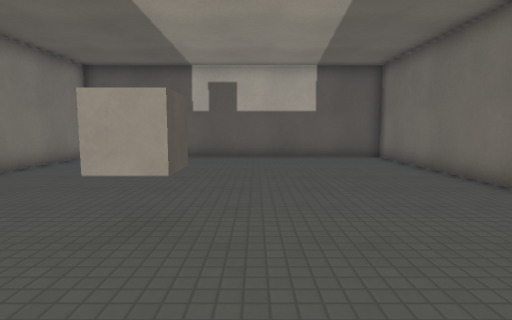
[1] (above)

14 first-person views from a walk through a Godot game level. The camera is 1.3 m above the floor, tilts 6° down and sees 80° across. The floor is counted in squares, 1 m on a side. Each view is taken from the middle of a square. On the plan, view 1 faces up. The plan holds only what a view shows up to about 14 squares ahead; the rest is blank. The place goes on beyond the plan. Surface patterns are stand-ins for the level's own textures.

[2]
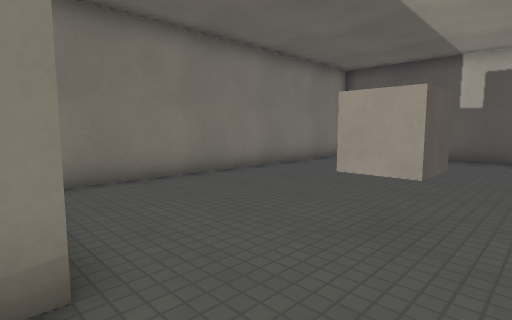

[3]
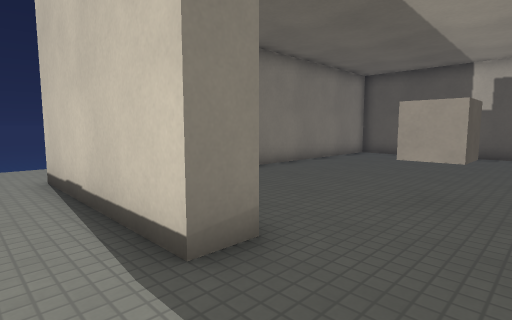

[4]
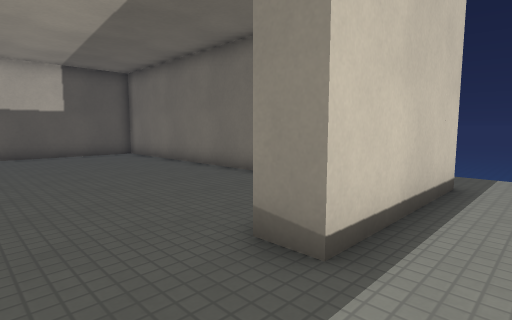

[5]
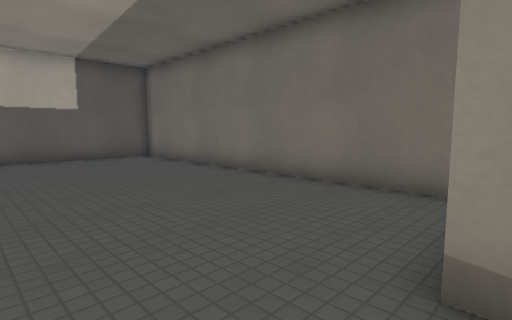

[6]
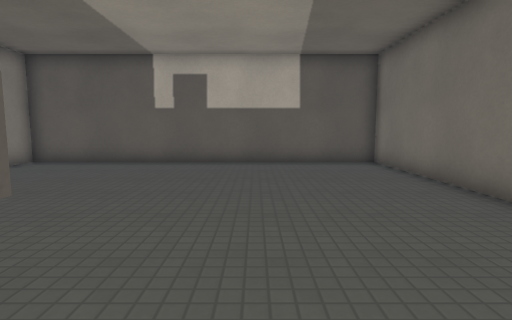

[7]
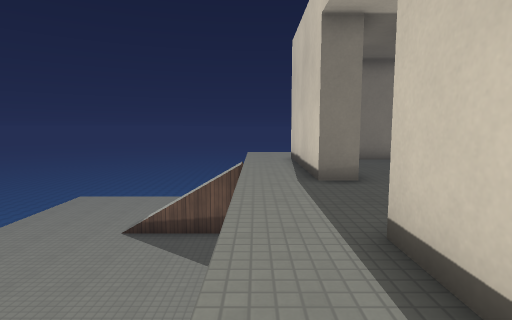

[8]
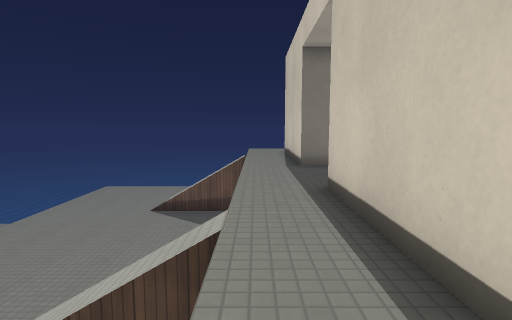

[9]
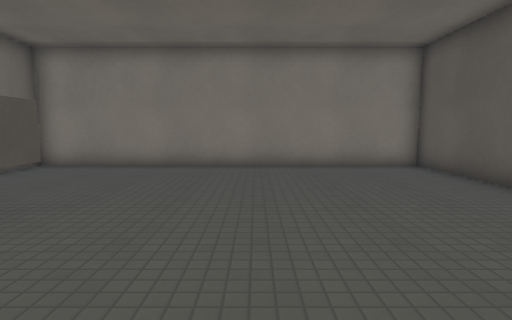

[10]
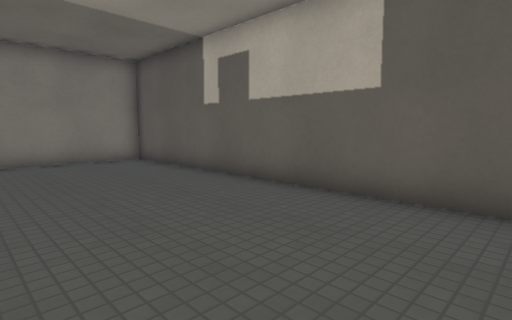

[11]
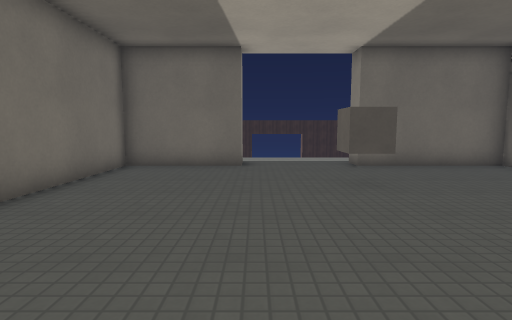

[12]
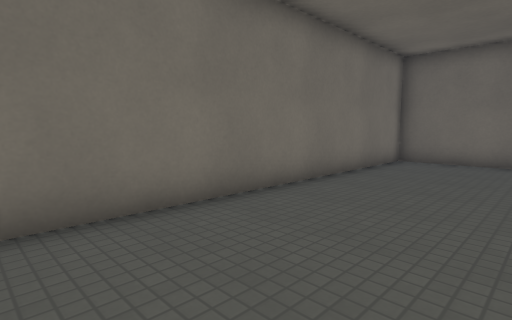

[13]
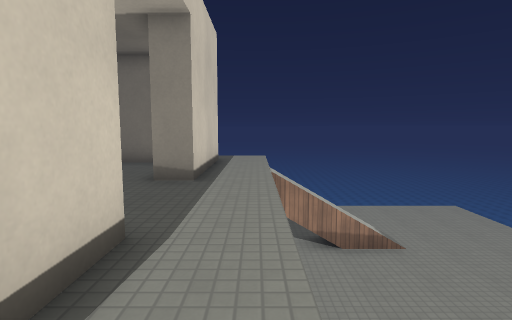

[14]
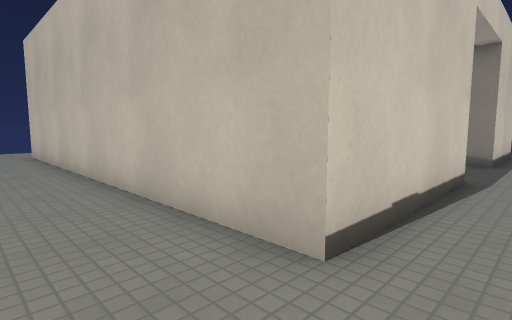

### Floor plan
Key: @ floor where view 1 was taken; # wall or solid block; . main floor; - floor 2.5 m lower than the main floor; v drop or lower ground; B block.
Columns run from 11 left of view 1 to 8 right of it. Each row starts with its distance up from view 1.
 14   .BBBBBBBBBBBBBBB
 13  ..B.............B
 12  ..B.............B
 11  ..B.............B
 10  ..B.............B
  9  ..B.............B
  8  ..B.............B
  7  ..B.............B
  6  ..B.............B
  5  ..B.............B
  4 ...B.....BB......B
  3 ...B.............B
  2 ...B.............B
  1 ...B.............B
  0 ...BBBBBB..@.BBBBB..
 -1 ....................
 -2 . ..................
 -3      # vvvvvvvv# v
 -4      #---------#--
 -5      #-        #

Where each view was taken, in squares from view 1:
view 1: 0 up, 0 right, facing up
view 2: 0 up, 0 right, facing up-left
view 3: 2 down, 0 right, facing up-left
view 4: 2 down, 1 left, facing up-right
view 5: 0 up, 1 left, facing up-right
view 6: 2 up, 1 right, facing up
view 7: 2 down, 5 right, facing left
view 8: 2 down, 8 right, facing left
view 9: 8 up, 3 right, facing left
view 10: 8 up, 5 right, facing up-left
view 11: 11 up, 1 right, facing down
view 12: 13 up, 1 right, facing down-right
view 13: 2 down, 6 left, facing right
view 14: 2 down, 11 left, facing up-right
